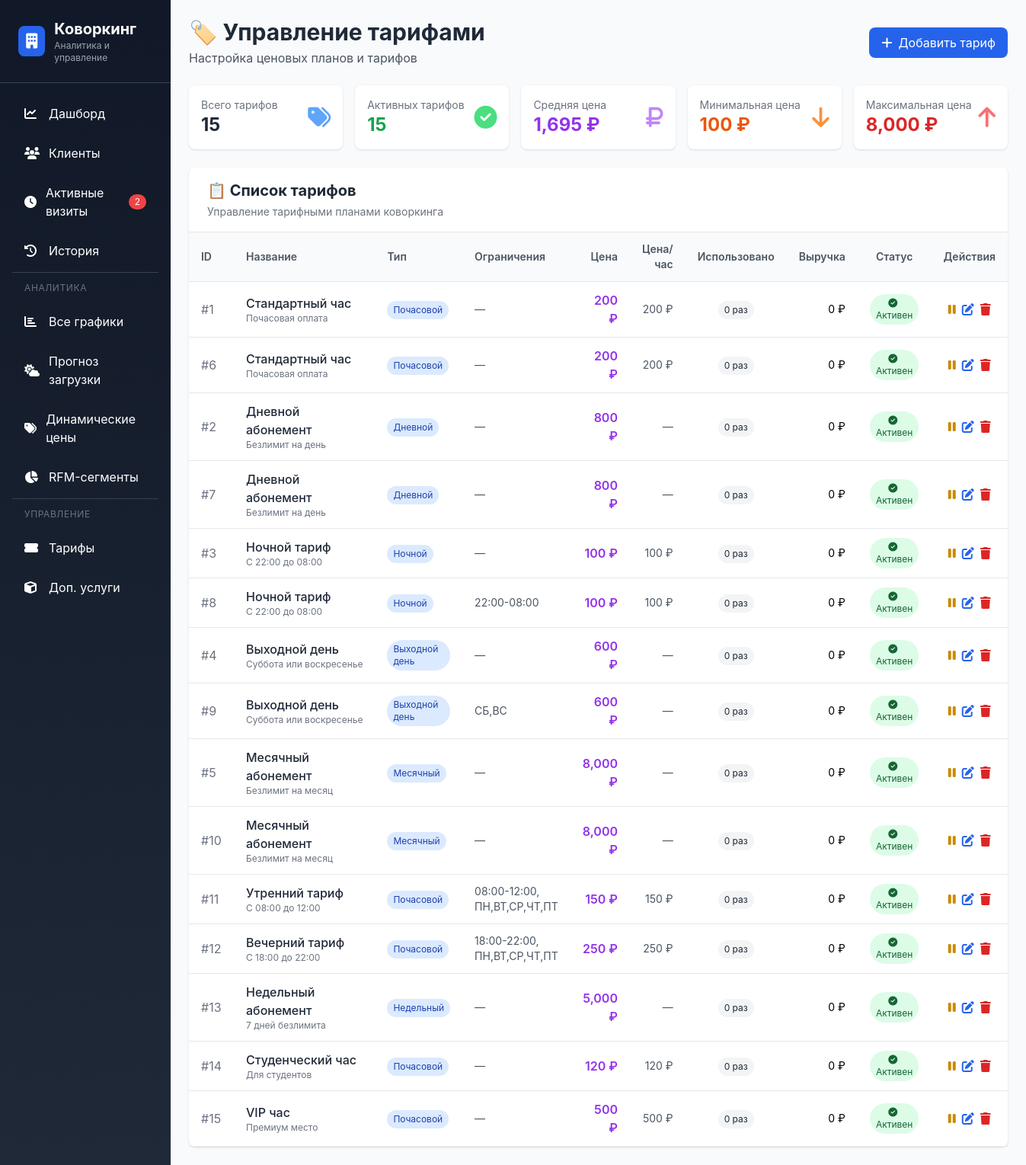
The app's page /tariffs.php with its own data.
### tables this page shows
CREATE TABLE `tariffs` (
  `id` int(11) NOT NULL AUTO_INCREMENT,
  `name` varchar(100) NOT NULL,
  `description` text DEFAULT NULL,
  `tariff_type` enum('hourly','daily','weekly','monthly','night','weekend') DEFAULT 'hourly',
  `price` decimal(10,2) NOT NULL,
  `price_per_hour` decimal(10,2) DEFAULT NULL,
  `min_hours` int(11) DEFAULT 1,
  `max_hours` int(11) DEFAULT NULL,
  `valid_from` time DEFAULT NULL,
  `valid_to` time DEFAULT NULL,
  `valid_days` varchar(20) DEFAULT NULL,
  `sort_order` int(11) DEFAULT 0,
  `is_active` tinyint(1) DEFAULT 1,
  `created_at` timestamp NOT NULL DEFAULT current_timestamp(),
  PRIMARY KEY (`id`),
  KEY `idx_type` (`tariff_type`),
  KEY `idx_active` (`is_active`)
);

### tariffs.php (the view, shortened to what this page needs)
<?php
$db = getDB();
$stmt = $db->query("
    SELECT * FROM tariffs
    ORDER BY sort_order ASC, id ASC
");
$tariffs = $stmt->fetchAll();
$usage_stats = [];
foreach ($tariffs as $tariff) {
    $stmt = $db->prepare("
        SELECT COUNT(*) as usage_count, COALESCE(SUM(total_amount), 0) as total_revenue
        FROM visits
        WHERE status = 'completed' AND tariff_id = ?
    ");
    $stmt->execute([$tariff['id']]);
    $usage_stats[$tariff['id']] = $stmt->fetch();
}
$stmt = $db->query("
    SELECT
        COUNT(*) as total_tariffs,
        SUM(CASE WHEN is_active = 1 THEN 1 ELSE 0 END) as active_tariffs,
        AVG(price) as avg_price,
        MIN(price) as min_price,
        MAX(price) as max_price
    FROM tariffs
");
$overall_stats = $stmt->fetch();
$tariff_types = [
    'hourly' => 'Почасовой',
    'daily' => 'Дневной',
    'weekly' => 'Недельный',
    'monthly' => 'Месячный',
    'night' => 'Ночной',
    'weekend' => 'Выходной день'
];
$weekdays_ru = [
    1 => 'ПН', 2 => 'ВТ', 3 => 'СР', 4 => 'ЧТ', 5 => 'ПТ', 6 => 'СБ', 7 => 'ВС'
];
include 'header.php';
include 'left-menu.php';
?>
<div class="flex-1 p-6 bg-gray-50">
    <div class="flex justify-between items-center mb-6">
        <div>
            <h1 class="text-3xl font-bold text-gray-800">🏷️ Управление тарифами</h1>
            <p class="text-gray-600 mt-1">Настройка ценовых планов и тарифов</p>
        </div>
        <button onclick="openAddModal()" class="bg-blue-600 hover:bg-blue-700 text-white px-4 py-2 rounded-lg transition flex items-center space-x-2">
            <i class="fas fa-plus"></i>
            <span>Добавить тариф</span>
        </button>
    </div>
    <div class="grid grid-cols-1 md:grid-cols-5 gap-4 mb-6">
        <div class="bg-white rounded-lg shadow p-4">
            <div class="flex justify-between items-center">
                <div>
                    <p class="text-gray-500 text-sm">Всего тарифов</p>
                    <p class="text-2xl font-bold text-gray-800"><?= $overall_stats['total_tariffs'] ?? 0 ?></p>
                </div>
                <i class="fas fa-tags text-3xl text-blue-400"></i>
            </div>
        </div>
        <div class="bg-white rounded-lg shadow p-4">
            <div class="flex justify-between items-center">
                <div>
                    <p class="text-gray-500 text-sm">Активных тарифов</p>
                    <p class="text-2xl font-bold text-green-600"><?= $overall_stats['active_tariffs'] ?? 0 ?></p>
                </div>
                <i class="fas fa-check-circle text-3xl text-green-400"></i>
            </div>
        </div>
        <div class="bg-white rounded-lg shadow p-4">
            <div class="flex justify-between items-center">
                <div>
                    <p class="text-gray-500 text-sm">Средняя цена</p>
                    <p class="text-2xl font-bold text-purple-600"><?= number_format($overall_stats['avg_price'] ?? 0, 0) ?> ₽</p>
                </div>
                <i class="fas fa-ruble-sign text-3xl text-purple-400"></i>
            </div>
        </div>
        <div class="bg-white rounded-lg shadow p-4">
            <div class="flex justify-between items-center">
                <div>
                    <p class="text-gray-500 text-sm">Минимальная цена</p>
                    <p class="text-2xl font-bold text-orange-600"><?= number_format($overall_stats['min_price'] ?? 0, 0) ?> ₽</p>
                </div>
                <i class="fas fa-arrow-down text-3xl text-orange-400"></i>
            </div>
        </div>
        <div class="bg-white rounded-lg shadow p-4">
            <div class="flex justify-between items-center">
                <div>
                    <p class="text-gray-500 text-sm">Максимальная цена</p>
                    <p class="text-2xl font-bold text-red-600"><?= number_format($overall_stats['max_price'] ?? 0, 0) ?> ₽</p>
                </div>
                <i class="fas fa-arrow-up text-3xl text-red-400"></i>
            </div>
        </div>
    </div>
    <div class="bg-white rounded-lg shadow">
        <div class="border-b px-6 py-4">
            <h2 class="text-xl font-bold text-gray-800">📋 Список тарифов</h2>
            <p class="text-sm text-gray-500 mt-1">Управление тарифными планами коворкинга</p>
        </div>
        <div class="overflow-x-auto">
            <table class="w-full">
                <thead class="bg-gray-50 border-b">
                    <tr>
                        <th class="text-left py-3 px-4 text-sm font-semibold text-gray-600">ID</th>
                        <th class="text-left py-3 px-4 text-sm font-semibold text-gray-600">Название</th>
                        <th class="text-left py-3 px-4 text-sm font-semibold text-gray-600">Тип</th>
                        <th class="text-left py-3 px-4 text-sm font-semibold text-gray-600">Ограничения</th>
                        <th class="text-right py-3 px-4 text-sm font-semibold text-gray-600">Цена</th>
                        <th class="text-right py-3 px-4 text-sm font-semibold text-gray-600">Цена/час</th>
                        <th class="text-center py-3 px-4 text-sm font-semibold text-gray-600">Использовано</th>
                        <th class="text-right py-3 px-4 text-sm font-semibold text-gray-600">Выручка</th>
                        <th class="text-center py-3 px-4 text-sm font-semibold text-gray-600">Статус</th>
                        <th class="text-center py-3 px-4 text-sm font-semibold text-gray-600">Действия</th>
                    </tr>
                </thead>
                <tbody>
                    <?php if (empty($tariffs)): ?>
                        <tr>
                            <td colspan="10" class="text-center py-8 text-gray-500">
                                <i class="fas fa-tags fa-2x mb-2 block"></i>
                                Нет добавленных тарифов
                            </td>
                        </tr>
                    <?php else: ?>
                        <?php foreach ($tariffs as $tariff):
                            $usage = $usage_stats[$tariff['id']] ?? ['usage_count' => 0, 'total_revenue' => 0];
                            $type_name = $tariff_types[$tariff['tariff_type']] ?? $tariff['tariff_type'];
                            $limits = [];
                            if ($tariff['valid_from'] && $tariff['valid_to']) {
                                $limits[] = date('H:i', strtotime($tariff['valid_from'])) . '-' . date('H:i', strtotime($tariff['valid_to']));
                            }
                            if ($tariff['valid_days']) {
                                $days = explode(',', $tariff['valid_days']);
                                $days_ru = array_map(function($d) use ($weekdays_ru) { return $weekdays_ru[$d] ?? $d; }, $days);
                                $limits[] = implode(',', $days_ru);
                            }
                            $limits_str = !empty($limits) ? implode(', ', $limits) : '—';
                        ?>
                            <tr class="border-b hover:bg-gray-50">
                                <td class="py-3 px-4 text-gray-500">#<?= $tariff['id'] ?></td>
                                <td class="py-3 px-4">
                                    <div class="font-medium text-gray-800"><?= htmlspecialchars($tariff['name']) ?></div>
                                    <div class="text-xs text-gray-500 truncate max-w-xs"><?= htmlspecialchars($tariff['description'] ?: '—') ?></div>
                                </td>
                                <td class="py-3 px-4">
                                    <span class="inline-block px-2 py-1 text-xs rounded-full bg-blue-100 text-blue-800">
                                        <?= $type_name ?>
                                    </span>
                                </td>
                                <td class="py-3 px-4 text-sm text-gray-600">
                                    <?= $limits_str ?>
                                </td>
                                <td class="py-3 px-4 text-right">
                                    <span class="font-semibold text-purple-600"><?= number_format($tariff['price'], 0) ?> ₽</span>
                                </td>
                                <td class="py-3 px-4 text-right text-sm text-gray-600">
                                    <?= $tariff['price_per_hour'] ? number_format($tariff['price_per_hour'], 0) . ' ₽' : '—' ?>
                                </td>
                                <td class="py-3 px-4 text-center">
                                    <span class="inline-block px-2 py-1 text-xs rounded-full bg-gray-100 text-gray-800">
                                        <?= $usage['usage_count'] ?> раз
                                    </span>
                                </td>
                                <td class="py-3 px-4 text-right text-sm">
                                    <?= number_format($usage['total_revenue'], 0, ',', ' ') ?> ₽
                                </td>
                                <td class="py-3 px-4 text-center">
                                    <?php if ($tariff['is_active']): ?>
                                        <span class="inline-block px-2 py-1 text-xs rounded-full bg-green-100 text-green-800">
                                            <i class="fas fa-check-circle mr-1"></i>Активен
                                        </span>
                                    <?php else: ?>
                                        <span class="inline-block px-2 py-1 text-xs rounded-full bg-gray-100 text-gray-800">
                                            <i class="fas fa-ban mr-1"></i>Отключён
                                        </span>
                                    <?php endif; ?>
                                </td>
                                <td class="py-3 px-4 text-center">
                                    <div class="flex items-center justify-center space-x-2">
                                        <button onclick="toggleTariff(<?= $tariff['id'] ?>)"
                                                class="text-<?= $tariff['is_active'] ? 'yellow' : 'green' ?>-600 hover:text-<?= $tariff['is_active'] ? 'yellow' : 'green' ?>-800 transition"
                                                title="<?= $tariff['is_active'] ? 'Отключить' : 'Включить' ?>">
                                            <i class="fas fa-<?= $tariff['is_active'] ? 'pause' : 'play' ?>"></i>
                                        </button>
                                        <button onclick='editTariff(<?= htmlspecialchars(json_encode($tariff), ENT_QUOTES) ?>)'
                                                class="text-blue-600 hover:text-blue-800 transition" title="Редактировать">
                                            <i class="fas fa-edit"></i>
                                        </button>
                                        <button onclick="deleteTariff(<?= $tariff['id'] ?>, '<?= htmlspecialchars($tariff['name']) ?>')"
                                                class="text-red-600 hover:text-red-800 transition" title="Удалить">
                                            <i class="fas fa-trash"></i>
                                        </button>
                                    </div>
                                </td>
                            </tr>
                        <?php endforeach; ?>
                    <?php endif; ?>
                </tbody>
            </table>
        </div>
    </div>
</div>
<?php include 'footer.php'; ?>

### header.php (style rules this page uses)
* { margin: 0; padding: 0; box-sizing: border-box; }
body { font-family: -apple-system, BlinkMacSystemFont, 'Segoe UI', Roboto, 'Helvetica Neue', Arial, sans-serif; }

### records on screen
tariffs: id "1", name "Стандартный час", description "Почасовая оплата", tariff_type "Почасовой", limits_str "—", price "200", price_per_hour "200", usage_count "0", total_revenue "0", is_active 1 (drawn)
tariffs: id "6", name "Стандартный час", description "Почасовая оплата", tariff_type "Почасовой", limits_str "—", price "200", price_per_hour "200", usage_count "0", total_revenue "0", is_active 1 (drawn)
tariffs: id "2", name "Дневной абонемент", description "Безлимит на день", tariff_type "Дневной", limits_str "—", price "800", usage_count "0", total_revenue "0", is_active 1 (drawn)
tariffs: id "7", name "Дневной абонемент", description "Безлимит на день", tariff_type "Дневной", limits_str "—", price "800", usage_count "0", total_revenue "0", is_active 1 (drawn)
tariffs: id "3", name "Ночной тариф", description "С 22:00 до 08:00", tariff_type "Ночной", limits_str "—", price "100", price_per_hour "100", usage_count "0", total_revenue "0", is_active 1 (drawn)
tariffs: id "8", name "Ночной тариф", description "С 22:00 до 08:00", tariff_type "Ночной", limits_str "22:00-08:00", price "100", price_per_hour "100", usage_count "0", total_revenue "0", is_active 1 (drawn)
tariffs: id "4", name "Выходной день", description "Суббота или воскресенье", tariff_type "Выходной день", limits_str "—", price "600", usage_count "0", total_revenue "0", is_active 1 (drawn)
tariffs: id "9", name "Выходной день", description "Суббота или воскресенье", tariff_type "Выходной день", limits_str "СБ,ВС", price "600", usage_count "0", total_revenue "0", is_active 1 (drawn)
tariffs: id "5", name "Месячный абонемент", description "Безлимит на месяц", tariff_type "Месячный", limits_str "—", price "8,000", usage_count "0", total_revenue "0", is_active 1 (drawn)
tariffs: id "10", name "Месячный абонемент", description "Безлимит на месяц", tariff_type "Месячный", limits_str "—", price "8,000", usage_count "0", total_revenue "0", is_active 1 (drawn)
tariffs: id "11", name "Утренний тариф", description "С 08:00 до 12:00", tariff_type "Почасовой", limits_str "08:00-12:00, ПН,ВТ,СР,ЧТ,ПТ", price "150", price_per_hour "150", usage_count "0", total_revenue "0", is_active 1 (drawn)
tariffs: id "12", name "Вечерний тариф", description "С 18:00 до 22:00", tariff_type "Почасовой", limits_str "18:00-22:00, ПН,ВТ,СР,ЧТ,ПТ", price "250", price_per_hour "250", usage_count "0", total_revenue "0", is_active 1 (drawn)
tariffs: id "13", name "Недельный абонемент", description "7 дней безлимита", tariff_type "Недельный", limits_str "—", price "5,000", usage_count "0", total_revenue "0", is_active 1 (drawn)
tariffs: id "14", name "Студенческий час", description "Для студентов", tariff_type "Почасовой", limits_str "—", price "120", price_per_hour "120", usage_count "0", total_revenue "0", is_active 1 (drawn)
tariffs: id "15", name "VIP час", description "Премиум место", tariff_type "Почасовой", limits_str "—", price "500", price_per_hour "500", usage_count "0", total_revenue "0", is_active 1 (drawn)

### other values on screen
$active_count "2"
$overall_stats['total_tariffs'] "15"
$overall_stats['active_tariffs'] "15"
$overall_stats['avg_price'] "1,695"
$overall_stats['min_price'] "100"
$overall_stats['max_price'] "8,000"
